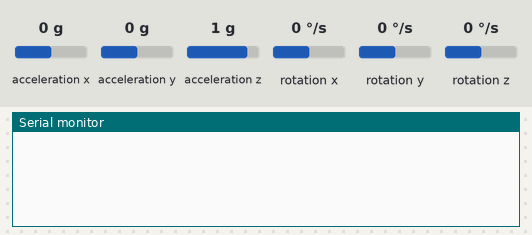
A sketch run on a simulated Arduino Uno, built with avr-gcc and run on an emulated ATmega328P. On the bench: the last lines printed to the serial monitor. Wiring (inferred from the names in the program): MPU-6050 motion sensor at I2C address 0x68. The inputs (shaded band) are chosen by the test bench; at power-on: acceleration x 0 g, acceleration y 0 g, rotation z 0 °/s, acceleration z 1 g, rotation x 0 °/s, rotation y 0 °/s.

Above: at 4.2 s.
4.3 s: acceleration x set to -1.4 g
At 4.9 s:
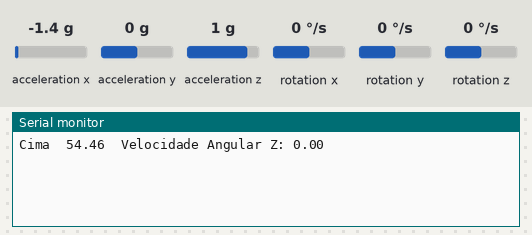
6.5 s: acceleration y set to -1.4 g
At 6.88 s:
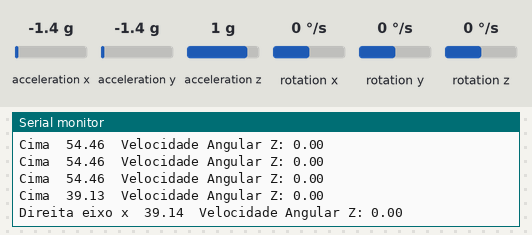
8.6 s: rotation z set to -192 °/s
At 9.5 s:
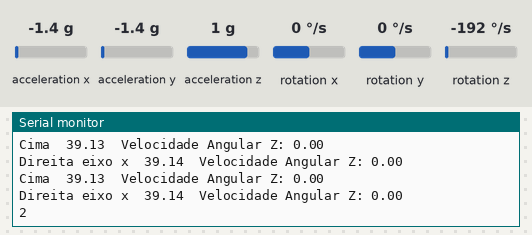
11.6 s: acceleration x set to 0 g
At 11.62 s:
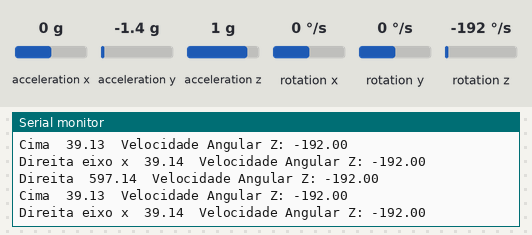
14.6 s: acceleration y set to 0 g
At 15.5 s:
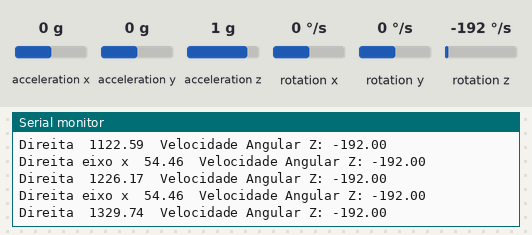
17.6 s: acceleration x set to 0.8 g
At 18.43 s:
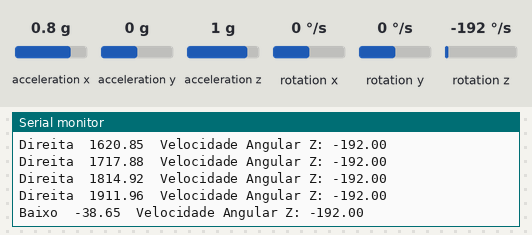
Timing chart, 0 to 20.6 s (numbered marks = the images above; inputs shaded):
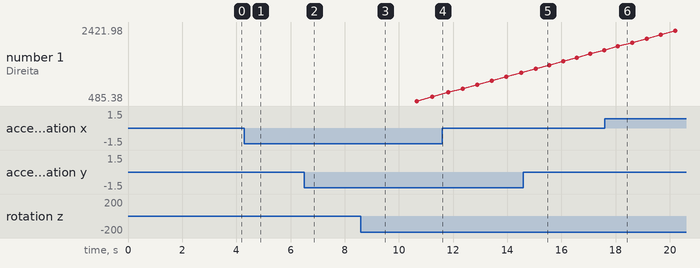

Measured:
- after the input at 4.3 s, the serial monitor: prints a new line after 0.22 s (image 1)
- after the input at 6.5 s, the serial monitor: prints a new line at once (image 2)
- after the input at 8.6 s, the serial monitor: prints a new line after 0.05 s (image 3)
- after the input at 17.6 s, the serial monitor: prints a new line after 0.53 s (image 6)
- plotted number 1: 597.14 → 1226.17 after the input at 11.6 s, 1226.17 → 1814.92 after the input at 14.6 s, 1814.92 → 2421.98 after the input at 17.6 s

The sketch:

GIROSCOPIO_ACELEROMETRO3-3.ino
```cpp
#include<Wire.h>
#include <Adafruit_GFX.h>
#include <Adafruit_SSD1306.h>
#include <MPU6050_light.h>
MPU6050 mpu(Wire);
unsigned long timer = 0;


//Endereço em hexadecimal do sensor MPU 6050
const int ENDERECO_SENSOR=0x68;
unsigned long time=millis(), time_enter=millis(),time_repouso=millis();
char caracter_morse;
bool terminou_conversao;
bool retornando_repouso;
bool apertou_enter=false;

int girX, girY, girZ, acelX, acelY, acelZ, temperatura;
bool comandoCima=false,comandoBaixo=false;
float accX, accY, accZ;
float angle1, angle2;
float elapsedTime, currentTime, previousTime;
float yaw;
bool convertendo=false;

int quantcliques=0;
char morse_code(int girZ)
{
  if(quantcliques==0 && girZ/131>100&&millis()-time>1200&&millis()-time_enter>1000)
  {
    time=millis();
    apertou_enter=false;
    quantcliques++;
    terminou_conversao=false;
    convertendo=true;
    retornando_repouso=true;
    time_repouso=millis();
  } else {
    if(millis()-time<2000)
    {
      if(millis()-time>200)
      {
        if(quantcliques==1&&girZ/131>100)
        {

          quantcliques=0;
          //Serial.println("-");
          terminou_conversao=true;
          retornando_repouso=true;
          time_repouso=millis();
          return '1';
        }
      }

    }
    else
    {
      if(quantcliques==1)
      {

        quantcliques=0;
        //Serial.println(".");
        //Mouse.click();
        terminou_conversao=true;
        return '0';
      }
    }
  }

}
void apertar_enter(int girY)
{
  if(girZ/131<-100&&retornando_repouso==false&&apertou_enter==false)
  {
    //Serial.println(retornando_repouso);
    Serial.println("2");
    apertou_enter=true;
    time_enter=millis();
    delay(2000);
  }

}


void setup()
{
  Serial.begin(9600);

  //Inicializa a biblioteca Wire
  Wire.begin();
  Wire.beginTransmission(ENDERECO_SENSOR);
  Wire.write(0x6B);

  //Inicializa o sensor
  Wire.write(0);
  Wire.endTransmission(true);

  mpu.begin();
  mpu.calcGyroOffsets();


}
void loop()
{


  //Começa uma transmissão com o sensor
  Wire.beginTransmission(ENDERECO_SENSOR);

  //Enfilera os bytes a ser transmitidos para o sensor
  //Começando com o registor 0x3B
  Wire.write(0x3B);  // starting with register 0x3B (ACCEL_XOUT_H)

  //Finaliza e transmite os dados para o sensor. O false fará com que seja enviado uma mensagem
  //de restart e o barramento não será liberado
  Wire.endTransmission(false);

  //Solicita os dados do sensor, solicitando 14 bytes, o true fará com que o barramento seja liberado após a solicitação
  //(o valor padrão deste parâmetro é true)
  Wire.requestFrom(ENDERECO_SENSOR, 14, true);
  previousTime = currentTime;        // Previous time is stored before the actual time read
  currentTime = millis();            // Current time actual time read
  elapsedTime = (currentTime - previousTime) / 1000; // Divide by 1000 to get seconds


  //Armazena o valor dos sensores nas variaveis correspondentes
  acelX = Wire.read()<<8|Wire.read();  //0x3B (ACCEL_XOUT_H) & 0x3C (ACCEL_XOUT_L)
  acelY = Wire.read()<<8|Wire.read();  //0x3D (ACCEL_YOUT_H) & 0x3E (ACCEL_YOUT_L)
  acelZ = Wire.read()<<8|Wire.read();  //0x3F (ACCEL_ZOUT_H) & 0x40 (ACCEL_ZOUT_L)

  accX = (float)acelX/16384;
  accY = (float)acelY/16384;
  accZ = (float)acelZ/16384;

  angle1 = atan(accX/sqrt(accY*accY+accZ*accZ))*1/(3.142/180);
  angle2 = atan(accY/sqrt(accX*accX+accZ*accZ))*1/(3.142/180);

  temperatura = Wire.read()<<8|Wire.read();  //0x41 (TEMP_OUT_H) & 0x42 (TEMP_OUT_L)

  girX = Wire.read()<<8|Wire.read();  //0x43 (GYRO_XOUT_H) & 0x44 (GYRO_XOUT_L)
  girY = Wire.read()<<8|Wire.read();  //0x45 (GYRO_YOUT_H) & 0x46 (GYRO_YOUT_L)
  girZ = Wire.read()<<8|Wire.read();  //0x47 (GYRO_ZOUT_H) & 0x48 (GYRO_ZOUT_L)
 caracter_morse=morse_code(girZ);
  //Serial.println(terminou_conversao);
  if(retornando_repouso&&millis()-time_repouso>1500)
  {
    retornando_repouso=false;
    //Serial.println("Entrei aqui");

  }

  if(terminou_conversao)
  {
    Serial.println(caracter_morse);
    terminou_conversao=false;
    convertendo=false;
  }
  apertar_enter(girY);


  //Serial.println(yaw);

  mpu.update();

  // Cálculo da velocidade angular em torno do eixo Z
  float velocidadeAngularZ = (float)girZ / 131.0; // Valor bruto do giroscópio convertido para graus por segundo

  //Serial.println("Yaw");
  //Serial.println(mpu.getAngleZ());
  if(convertendo==false)
  {
      if(mpu.getAngleZ()>10)
    {

      //maximo_anguloZ=angleMax();
      Serial.print("Esquerda\t");
      Serial.print(-mpu.getAngleZ());
      Serial.print("\tVelocidade Angular Z: ");
      Serial.println(velocidadeAngularZ);

    }
    else{
      if(mpu.getAngleZ()<-10)
      {
        Serial.print("Direita\t");
        Serial.print(-mpu.getAngleZ());
        Serial.print("\tVelocidade Angular Z: ");
        Serial.println(velocidadeAngularZ);
      }
    }
  }

  //Serial.println(angle1);
  if(angle1>10)
  {
    Serial.print("Baixo\t");
    Serial.print(-angle1);
    Serial.print("\tVelocidade Angular Z: ");
    Serial.println(velocidadeAngularZ);
  }
  else
  {
    if(angle1<-20)
    {
      Serial.print("Cima\t");
      Serial.print(-angle1);
      Serial.print("\tVelocidade Angular Z: ");
      Serial.println(velocidadeAngularZ);
    }
  }
  if(mpu.getAccAngleX()>10)
  {
    Serial.print("Esquerda eixo x\t");
    Serial.print(-mpu.getAccAngleX());
    Serial.print("\tVelocidade Angular Z: ");
    Serial.println(velocidadeAngularZ);
  }
  else
  {
    if(mpu.getAccAngleX()<-20)
    {
      Serial.print("Direita eixo x\t");
      Serial.print(-mpu.getAccAngleX());
      Serial.print("\tVelocidade Angular Z: ");
      Serial.println(velocidadeAngularZ);
    }
  }
  delay(500);


}
```
